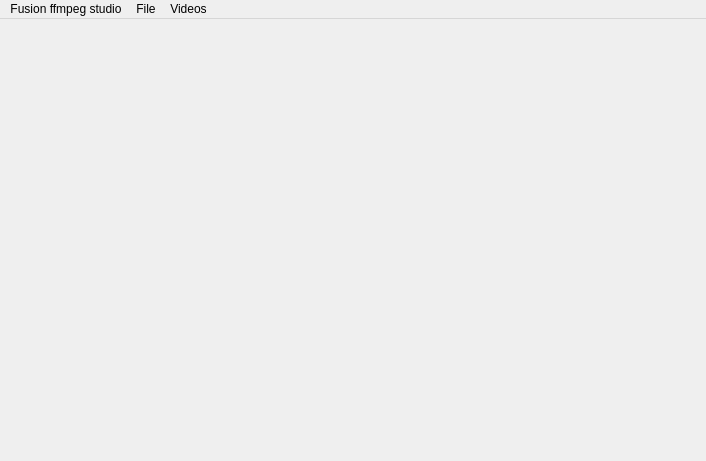
<?xml version="1.0" encoding="UTF-8"?>
<ui version="4.0">
 <class>MainWindow</class>
 <widget class="QMainWindow" name="MainWindow">
  <property name="geometry">
   <rect>
    <x>0</x>
    <y>0</y>
    <width>706</width>
    <height>461</height>
   </rect>
  </property>
  <property name="windowTitle">
   <string>MainWindow</string>
  </property>
  <property name="styleSheet">
   <string notr="true">#title_frame {
background-color: #246EE9;
}</string>
  </property>
  <widget class="QWidget" name="centralwidget">
   <layout class="QVBoxLayout" name="verticalLayout_2" stretch="10">
    <property name="spacing">
     <number>0</number>
    </property>
    <property name="leftMargin">
     <number>0</number>
    </property>
    <property name="topMargin">
     <number>0</number>
    </property>
    <property name="rightMargin">
     <number>0</number>
    </property>
    <property name="bottomMargin">
     <number>0</number>
    </property>
    <item>
     <layout class="QVBoxLayout" name="paneHolder"/>
    </item>
   </layout>
  </widget>
  <widget class="QMenuBar" name="menubar">
   <property name="geometry">
    <rect>
     <x>0</x>
     <y>0</y>
     <width>706</width>
     <height>24</height>
    </rect>
   </property>
   <widget class="QMenu" name="menuFusion_ffmpeg_studio">
    <property name="title">
     <string>Fusion ffmpeg studio</string>
    </property>
    <addaction name="actionPreferences"/>
    <addaction name="actionAbout"/>
   </widget>
   <widget class="QMenu" name="menuFile">
    <property name="title">
     <string>File</string>
    </property>
    <addaction name="save_project"/>
   </widget>
   <widget class="QMenu" name="menuVideos">
    <property name="title">
     <string>Videos</string>
    </property>
    <addaction name="actionReload_DCIM"/>
   </widget>
   <addaction name="menuFusion_ffmpeg_studio"/>
   <addaction name="menuFile"/>
   <addaction name="menuVideos"/>
  </widget>
  <action name="actionss">
   <property name="text">
    <string>ss</string>
   </property>
  </action>
  <action name="actionPreferences">
   <property name="text">
    <string>Preferences</string>
   </property>
  </action>
  <action name="actionAbout">
   <property name="text">
    <string>About Fusion ffmpeg studio</string>
   </property>
  </action>
  <action name="save_project">
   <property name="text">
    <string>Save project</string>
   </property>
  </action>
  <action name="actionSave_as">
   <property name="text">
    <string>Save as</string>
   </property>
  </action>
  <action name="actionReload_DCIM">
   <property name="text">
    <string>Reload DCIM</string>
   </property>
  </action>
 </widget>
 <resources/>
 <connections/>
</ui>
